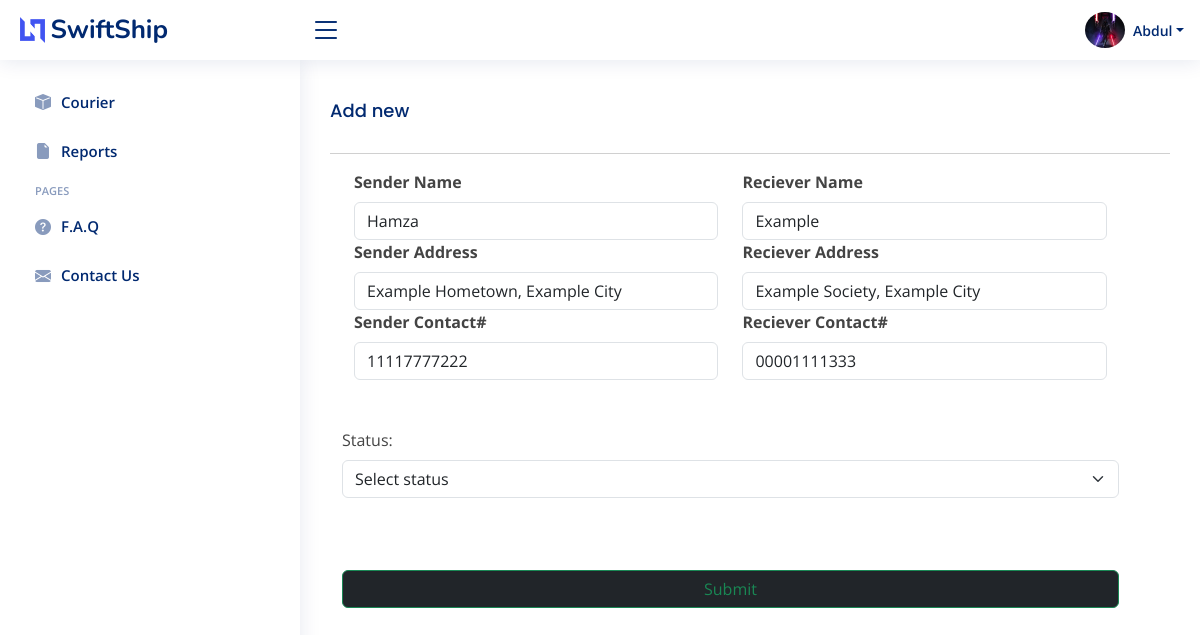
Page /Backend/update-parcel.php?courier_id=24 (signed in) on the committed database.
### tables this page shows
CREATE TABLE `user` (
  `id` int(11) NOT NULL,
  `image` varchar(60) NOT NULL DEFAULT '65899fb9283b2.png',
  `branch_id` int(11) DEFAULT NULL,
  `username` varchar(50) NOT NULL,
  `email` varchar(50) NOT NULL,
  `Number` varchar(20) NOT NULL,
  `Password` varchar(25) NOT NULL,
  `city` text NOT NULL,
  `type` int(11) NOT NULL DEFAULT 3 COMMENT '1=Admin, \r\n2=agent\r\n3=user',
  `date_created` datetime NOT NULL DEFAULT current_timestamp()
);

CREATE TABLE `parcels` (
  `id` int(30) NOT NULL,
  `reference_number` varchar(1000) NOT NULL,
  `sender_name` text NOT NULL,
  `sender_address` text NOT NULL,
  `sender_contact` text NOT NULL,
  `recipient_name` text NOT NULL,
  `recipient_address` text NOT NULL,
  `recipient_contact` text NOT NULL,
  `from_branch_id` varchar(30) NOT NULL,
  `to_branch_id` varchar(30) NOT NULL,
  `amount` int(11) NOT NULL,
  `status` varchar(10) NOT NULL DEFAULT '1' COMMENT '1 = Shipped\r\n2 = In Progress\r\n3 = Delivered\r\n',
  `date_created` date NOT NULL DEFAULT current_timestamp()
);

### Backend/update-parcel.php (the view, shortened to what this page needs)
<?php
    require_once './db/config.php';
?>
<!DOCTYPE html>
<html lang="en">
<head>
  <link href="assets/vendor/bootstrap/css/bootstrap.min.css" rel="stylesheet">
  <link href="assets/vendor/bootstrap-icons/bootstrap-icons.css" rel="stylesheet">
  <link href="assets/vendor/boxicons/css/boxicons.min.css" rel="stylesheet">
  <link href="assets/vendor/quill/quill.snow.css" rel="stylesheet">
  <link href="assets/vendor/quill/quill.bubble.css" rel="stylesheet">
  <link href="assets/vendor/remixicon/remixicon.css" rel="stylesheet">
  <link href="assets/vendor/simple-datatables/style.css" rel="stylesheet">
  <link href="assets/css/style.css" rel="stylesheet">
</head>
<body>
<?php require_once './forms/header.php'?>
<?php
  if (isset($_GET['courier_id'])) {
    $cour_id = $_GET['courier_id'];
    $sql = "SELECT * FROM parcels WHERE `id`='$cour_id';";
    $res = $conn->query($sql);
    if ($res->num_rows > 0) {
        $raw = $res->fetch_assoc();
        $send_name = $raw['sender_name'];
        $send_address = $raw['sender_address'];
        $send_num = $raw['sender_contact'];
        $recp_name = $raw['recipient_name'];
        $recp_address = $raw['recipient_address'];
        $recp_num = $raw['recipient_contact'];
      }
    }
?>
  <main id="main" class="main">
                <div class="tab-pane fade show active profile-overview" id="profile-overview">
                  <h5 class="card-title">Add new</h5>
                  <hr>
                  <div class="form d-flex flex-row container">
                 <form class="row g-5 needs-validation " method="POST" novalidate>
                  <div class="d-flex flex-row">
                    <div class="sender container-fluid">
                    <div class="col-12">
                      <label for="yourName" class="form-label"><b>Sender Name</b></label>
                      <input type="text" name="s_name" class="form-control" id="BranchCode" value="<?php echo $send_name?>" required>
                    </div>
                    <div class="col-12">
                      <label for="yourEmail" class="form-label"><b>Sender Address</b></label>
                      <input type="text" name="s_address" class="form-control" id="yourStreet" value="<?php echo $send_address?>" required>
                    </div>
                    <div class="col-12">
                      <label for="yourEmail" class="form-label"><b>Sender Contact#</b></label>
                      <input type="number" name="s_num" class="form-control" id="yourCity" value="<?php echo $send_num?>" required>
                    </div>
                    </div>
                    <div class="recipient container-fluid">
                    <div class="col-12">
                      <label for="yourName" class="form-label"><b>Reciever Name</b></label>
                      <input type="text" name="r_name" class="form-control" id="BranchCode" value="<?php echo $recp_name?>" required>
                    </div>
                    <div class="col-12">
                      <label for="yourEmail" class="form-label"><b>Reciever Address</b></label>
                      <input type="text" name="r_address" class="form-control" id="yourStreet" value="<?php echo $recp_address?>" required>
                    </div>
                    <div class="col-12">
                      <label for="yourEmail" class="form-label"><b>Reciever Contact#</b></label>
                      <input type="number" name="r_num" class="form-control" id="yourCity" value="<?php echo $recp_num?>" required>
                    </div>
                    </div>
                  </div>
                    <div class="col-12">
                      <label for="yourName" class="form-label">Status:</label required>
                      <select name="status" id="status" class="form-select">
                        <option disabled selected>Select status</option>
                      </select>
                    </div>
                    <div class="col-12">
                    <button type="submit" name="update_parcel" class="btn btn-dark btn-outline-success mt-4" style="width: 100%;">Submit</button>
                    </div>
                  </form>
                  </div>
                  </div>
  </main>
  <?php require_once './forms/sidebar.php'?>
</body>
</html>

### Backend/forms/header.php (shortened to what this page needs)
<?php
  $user_id = $_SESSION['id'];
  $sql = "SELECT * FROM user WHERE id = '$user_id';";
  $result = $conn->query($sql);
  if ($result->num_rows > 0) {
    $detail = $result->fetch_assoc();
  }
?>
  <header id="header" class="header fixed-top d-flex align-items-center">
    <div class="d-flex align-items-center justify-content-between">
      <a href="index.php" class="logo d-flex align-items-center">
        <img src="assets/img/logo.png" alt="">
        <span class="d-none d-lg-block">SwiftShip</span>
      </a>
      <i class="bi bi-list toggle-sidebar-btn"></i>
    </div>
    <nav class="header-nav ms-auto">
      <ul class="d-flex align-items-center">
        <li class="nav-item dropdown pe-3">
          <?php
            $id = $_SESSION['id'];
            $sql = "SELECT * FROM user WHERE id = '$id'";
            $result = $conn->query($sql);
            if ($result == TRUE) {
              while ($row = $result->fetch_assoc()) {
                $image = $row['image'];
              }
            }
          ?>
          <a class="nav-link nav-profile d-flex align-items-center pe-0" href="#" data-bs-toggle="dropdown">
          <img src="uploads/<?php echo $image; ?>" height="100" width="40"title="<?php echo $image; ?>" class="rounded-circle">
            <span class="d-none d-md-block dropdown-toggle ps-2"><?php echo $detail['username'] ?></span>
          </a>
        </li>
      </ul>
    </nav>
  </header>

### Backend/assets/css/style.css (style rules this page uses)
:root { scroll-behavior: smooth; }
body { font-family: "Open Sans", sans-serif; color: #444444; }
a { color: #4154f1; text-decoration: none; }
h1, h2, h3, h4, h5, h6 { font-family: "Nunito", sans-serif; }
#main { margin-top: 60px; padding: 20px 30px; transition: all 0.3s; }
.card-title { padding: 20px 0 15px 0; font-size: 18px; font-weight: 500; color: #012970; font-family: "Poppins", sans-serif; }
.logo { line-height: 1; }
@media (min-width: 1200px) { .logo { width: 280px; } }
.logo img { max-height: 26px; margin-right: 6px; }
.logo span { font-size: 26px; font-weight: 700; color: #012970; font-family: "Nunito", sans-serif; }
.header { transition: all 0.5s; z-index: 997; height: 60px; box-shadow: 0px 2px 20px rgba(1, 41, 112, 0.1); background-color: #fff; padding-left: 20px; }
.header .toggle-sidebar-btn { font-size: 32px; padding-left: 10px; cursor: pointer; color: #012970; }
.header-nav ul { list-style: none; }
.header-nav>ul { margin: 0; padding: 0; }
.header-nav .nav-profile { color: #012970; }
.header-nav .nav-profile img { max-height: 36px; }
.header-nav .nav-profile span { font-size: 14px; font-weight: 600; }
@media (min-width: 1200px) { #main, #footer { margin-left: 300px; } }
::placeholder { color: #eee; opacity: 1 }

### rows in the picture
user: image (picture), username "Abdul"
parcels: s_name "Hamza", s_address "Example Hometown, Example City", s_num "11117777222", r_name "Example", r_address "Example Society, Example City", r_num "00001111333"
